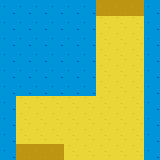

Rendered tile map (Tiled .tmx) drawn with the repository's tilesets; below, a short description and the full map source, tile grids included:
An orthogonal 10x10 tile map with 16x16 px tiles, 3 tile layers (RoomOneLayout, RoomTwoLayout, RoomThreeLayout) and 21 objects.

<map version="1.10" tiledversion="1.10.2" orientation="orthogonal" renderorder="right-down" width="10" height="10" tilewidth="16" tileheight="16" infinite="0" nextlayerid="10" nextobjectid="32">
 <tileset firstgid="1" source="tiles/sandTiles.tsx" />
 <layer id="1" name="RoomOneLayout" width="10" height="10" visible="1">
  <data encoding="csv">
3,3,3,3,3,3,3,3,3,3,
3,1,1,1,1,1,1,1,1,3,
3,1,1,1,1,1,1,1,1,3,
21,1,1,1,1,1,1,1,1,3,
5,1,1,1,1,1,1,1,1,3,
21,1,1,1,1,1,1,1,1,3,
3,1,1,1,1,1,1,1,1,3,
3,1,1,1,1,1,1,1,1,3,
3,1,1,1,1,1,1,1,1,3,
3,3,3,3,3,3,3,3,3,3
</data>
 </layer>
 <objectgroup id="2" name="RoomOneCollisions" visible="1">
  <object id="3" x="0" y="0" width="160" height="16" />
  <object id="5" x="0" y="16" width="16" height="32" />
  <object id="7" x="144" y="16" width="16" height="128" />
  <object id="9" x="0" y="144" width="160" height="16" />
  <object id="10" x="0" y="96" width="16" height="48" />
  <object id="27" x="0" y="48" width="1" height="48" />
 </objectgroup>
 <objectgroup id="7" name="RoomOneExits" visible="1">
  <object id="28" x="1" y="48" width="1" height="48" />
 </objectgroup>
 <layer id="3" name="RoomTwoLayout" width="10" height="10" visible="1">
  <data encoding="csv">
19,6,6,6,18,18,18,19,19,19,
19,18,18,18,18,18,18,19,19,19,
19,18,18,18,18,18,18,19,19,19,
19,18,18,18,18,18,18,18,18,6,
19,18,18,18,18,18,18,18,18,6,
19,18,18,18,18,18,18,18,18,6,
19,19,19,19,19,18,18,18,18,18,
19,19,4,4,19,18,18,18,18,18,
4,4,4,4,19,18,18,18,18,18,
4,4,4,4,19,19,19,19,19,19
</data>
 </layer>
 <objectgroup id="4" name="RoomTwoCollisions" visible="1">
  <object id="12" x="112" y="0" width="48" height="48" />
  <object id="13" x="0" y="96" width="80" height="64" />
  <object id="14" x="0" y="0" width="16" height="96" />
  <object id="16" x="80" y="144" width="80" height="16" />
  <object id="24" x="16" y="0" width="96" height="1" />
  <object id="25" x="159" y="48" width="1" height="96" />
 </objectgroup>
 <objectgroup id="8" name="RoomTwoExits" visible="1">
  <object id="29" x="158" y="48" width="1" height="48" />
  <object id="30" x="16" y="1" width="48" height="1" />
 </objectgroup>
 <layer id="5" name="RoomThreeLayout" width="10" height="10">
  <data encoding="csv">
3,3,3,3,3,3,5,5,5,3,
3,3,3,3,3,3,17,17,17,3,
3,3,3,3,3,3,17,17,17,3,
3,3,3,3,3,3,17,17,17,3,
3,3,3,3,3,3,17,17,17,3,
3,3,3,3,3,3,17,17,17,3,
3,17,17,17,17,17,17,17,17,3,
3,17,17,17,17,17,17,17,17,3,
3,17,17,17,17,17,17,17,17,3,
3,5,5,5,17,17,17,17,17,3
</data>
 </layer>
 <objectgroup id="6" name="RoomThreeCollisions">
  <object id="17" x="0" y="0" width="96" height="96" />
  <object id="18" x="144" y="0" width="16" height="160" />
  <object id="19" x="0" y="96" width="16" height="64" />
  <object id="21" x="96" y="0" width="48" height="1" />
  <object id="23" x="16" y="159" width="128" height="1" />
 </objectgroup>
 <objectgroup id="9" name="RoomThreeExits">
  <object id="31" x="16" y="158" width="48" height="1" />
 </objectgroup>
</map>